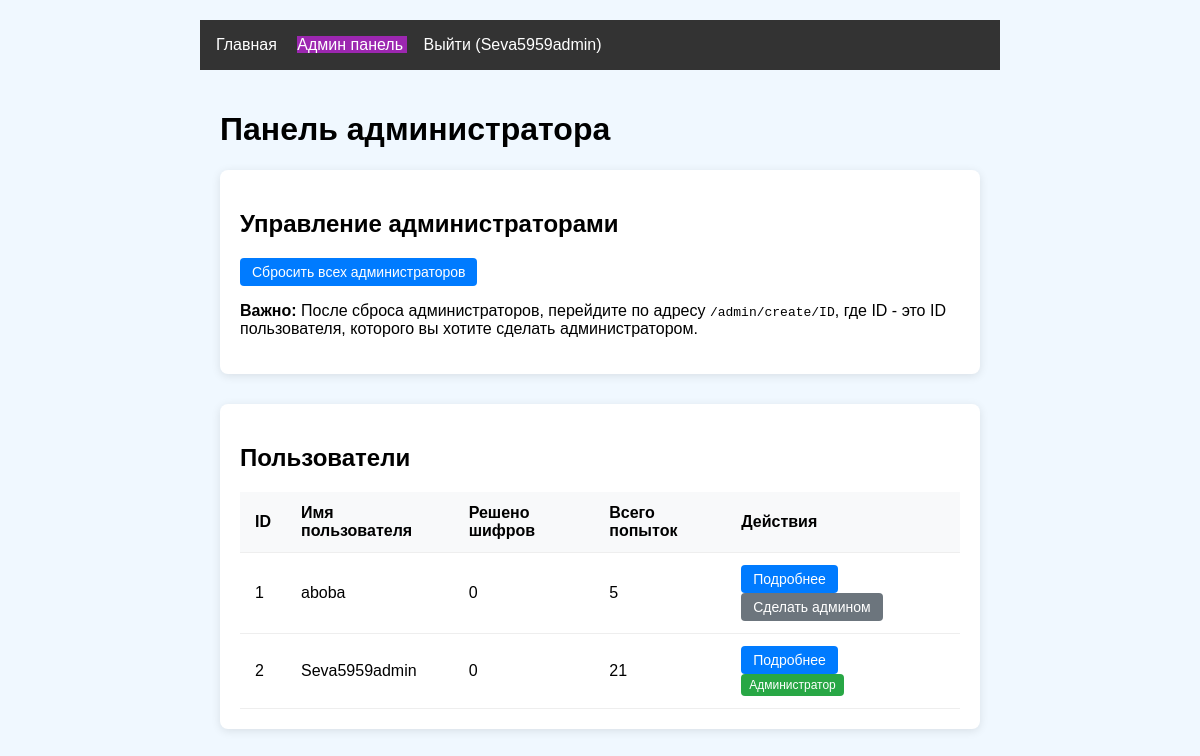
Page /admin/dashboard (signed in) on the committed database.
### models.py (models this page shows, shortened)
class User(UserMixin, db.Model):
    id = db.Column(db.Integer, primary_key=True)
    username = db.Column(db.String(64), unique=True)
    password_hash = db.Column(db.String(128))
    is_admin = db.Column(db.Boolean, default=False)

### app.py (the view)
@app.route('/admin/dashboard')
@login_required
def admin_dashboard():
    if not current_user.is_admin:
        abort(403)  # Запрет, если пользователь не админ
    users = User.query.all()
    return render_template('admin/dashboard.html', users=users)

### app.py (called while the page is built)
@login_manager.user_loader
def load_user(user_id):
    return User.query.get(int(user_id))

### templates/admin/dashboard.html (shortened to what this page needs)
{% extends "base.html" %}
{% block content %}
<div class="container admin-dashboard">
    <h1>Панель администратора</h1>
    <div class="admin-section">
        <h2>Управление администраторами</h2>
        <div class="admin-controls">
            <a href="{{ url_for('reset_all_admins') }}" class="admin-btn danger-btn" onclick="return confirm('Вы уверены, что хотите сбросить всех администраторов? После этого вам нужно будет заново назначить администратора.')">
                Сбросить всех администраторов
            </a>
            <p class="admin-note">
                <strong>Важно:</strong> После сброса администраторов, перейдите по адресу <code>/admin/create/ID</code>, где ID - это ID пользователя, которого вы хотите сделать администратором.
            </p>
        </div>
    </div>
    <div class="admin-section">
        <h2>Пользователи</h2>
        <table class="admin-table">
            <thead>
                <tr>
                    <th>ID</th>
                    <th>Имя пользователя</th>
                    <th>Решено шифров</th>
                    <th>Всего попыток</th>
                    <th>Действия</th>
                </tr>
            </thead>
            <tbody>
                {% for user in users %}
                <tr>
                    <td>{{ user.id }}</td>
                    <td>{{ user.username }}</td>
                    <td>{{ user.progress|selectattr('solved', 'eq', true)|list|length }}</td>
                    <td>{{ user.attempts|length }}</td>
                    <td>
                        <a href="{{ url_for('user_details', user_id=user.id) }}" class="admin-btn">Подробнее</a>
                        {% if not user.is_admin %}
                        <a href="{{ url_for('make_admin', user_id=user.id) }}" class="admin-btn admin-make-admin">Сделать админом</a>
                        {% else %}
                        <span class="admin-badge">Администратор</span>
                        {% endif %}
                    </td>
                </tr>
                {% endfor %}
            </tbody>
        </table>
    </div>
</div>
{% endblock %}

### templates/base.html (shortened to what this page needs)
<!DOCTYPE html>
<html lang="ru">
<head>
    <link rel="stylesheet" href="{{ url_for('static', filename='css/style.css') }}">
</head>
<body>
    <header>
        <nav>
            {% if current_user.is_authenticated %}
                <a href="{{ url_for('main_index') }}" class="nav-link">Главная</a>
                <a href="{{ url_for('admin_dashboard') }}" class="nav-link {{ 'admin-link' if current_user.is_admin else 'disabled-link' }}">
                    Админ панель
                </a>
                <a href="{{ url_for('logout') }}" class="nav-link">Выйти ({{ current_user.username }})</a>
            {% else %}
                <a href="{{ url_for('login') }}" class="nav-link">Войти</a>
                <a href="{{ url_for('register') }}" class="nav-link">Регистрация</a>
            {% endif %}
        </nav>
    </header>
    <main>
        {% block content %}{% endblock %}
    </main>
</body>
</html>

### static/css/style.css (style rules this page uses)
body { font-family: Arial, sans-serif; max-width: 800px; margin: 0 auto; padding: 20px; background: #f0f8ff; }
nav { background: #333; padding: 1rem; }
nav a { color: white; margin-right: 1rem; text-decoration: none; }
.admin-dashboard { max-width: 1200px; margin: 0 auto; padding: 20px; }
.admin-section { background: #fff; border-radius: 8px; padding: 20px; margin-bottom: 30px; box-shadow: 0 2px 10px rgba(0, 0, 0, 0.1); }
.admin-table { width: 100%; border-collapse: collapse; margin-top: 15px; }
.admin-table th, .admin-table td { padding: 12px 15px; text-align: left; border-bottom: 1px solid #eee; }
.admin-table th { background-color: #f8f9fa; font-weight: 600; }
.admin-btn { display: inline-block; padding: 6px 12px; background-color: #007bff; color: #fff; border-radius: 4px; text-decoration: none; margin-right: 5px; font-size: 14px; }
.admin-make-admin { background-color: #6c757d; }
.admin-badge { display: inline-block; padding: 4px 8px; background-color: #28a745; color: #fff; border-radius: 4px; font-size: 12px; }
.admin-link { background-color: #9c27b0; color: white !important; }

### rows in the picture
User: username "Seva5959admin", id "2", progress|selectattr "0", attempts|length "21", is_admin "Администратор"
User: id "1", username "aboba", progress|selectattr "0", attempts|length "5"
